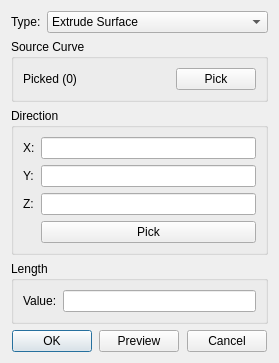
<?xml version="1.0" encoding="UTF-8"?>
<ui version="4.0">
 <class>SurfaceExtrudeInfoDialog</class>
 <widget class="QDialog" name="SurfaceExtrudeInfoDialog">
  <property name="geometry">
   <rect>
    <x>0</x>
    <y>0</y>
    <width>279</width>
    <height>331</height>
   </rect>
  </property>
  <property name="windowTitle">
   <string>Extrude Surface</string>
  </property>
  <layout class="QGridLayout" name="gridLayout_4">
   <item row="0" column="0">
    <widget class="QWidget" name="widget_2" native="true">
     <property name="sizePolicy">
      <sizepolicy hsizetype="Preferred" vsizetype="Fixed">
       <horstretch>0</horstretch>
       <verstretch>0</verstretch>
      </sizepolicy>
     </property>
     <layout class="QGridLayout" name="gridLayout_2">
      <property name="leftMargin">
       <number>0</number>
      </property>
      <property name="topMargin">
       <number>0</number>
      </property>
      <property name="rightMargin">
       <number>0</number>
      </property>
      <property name="bottomMargin">
       <number>0</number>
      </property>
      <item row="0" column="0">
       <widget class="QLabel" name="label">
        <property name="sizePolicy">
         <sizepolicy hsizetype="Fixed" vsizetype="Preferred">
          <horstretch>0</horstretch>
          <verstretch>0</verstretch>
         </sizepolicy>
        </property>
        <property name="text">
         <string>Type:</string>
        </property>
       </widget>
      </item>
      <item row="0" column="1">
       <widget class="QComboBox" name="comb_type">
        <item>
         <property name="text">
          <string>Extrude Surface</string>
         </property>
        </item>
       </widget>
      </item>
     </layout>
    </widget>
   </item>
   <item row="2" column="0">
    <widget class="QWidget" name="widget" native="true">
     <property name="sizePolicy">
      <sizepolicy hsizetype="Preferred" vsizetype="Fixed">
       <horstretch>0</horstretch>
       <verstretch>0</verstretch>
      </sizepolicy>
     </property>
     <layout class="QGridLayout" name="gridLayout_3">
      <property name="leftMargin">
       <number>0</number>
      </property>
      <property name="topMargin">
       <number>0</number>
      </property>
      <property name="rightMargin">
       <number>0</number>
      </property>
      <property name="bottomMargin">
       <number>0</number>
      </property>
      <item row="0" column="4">
       <spacer name="horizontalSpacer_3">
        <property name="orientation">
         <enum>Qt::Horizontal</enum>
        </property>
        <property name="sizeHint" stdset="0">
         <size>
          <width>40</width>
          <height>20</height>
         </size>
        </property>
       </spacer>
      </item>
      <item row="0" column="1">
       <widget class="QPushButton" name="pb_ok">
        <property name="text">
         <string>OK</string>
        </property>
       </widget>
      </item>
      <item row="0" column="3">
       <widget class="QPushButton" name="pb_preview">
        <property name="text">
         <string>Preview</string>
        </property>
       </widget>
      </item>
      <item row="0" column="5">
       <widget class="QPushButton" name="pb_cancel">
        <property name="text">
         <string>Cancel</string>
        </property>
       </widget>
      </item>
      <item row="0" column="2">
       <spacer name="horizontalSpacer_2">
        <property name="orientation">
         <enum>Qt::Horizontal</enum>
        </property>
        <property name="sizeHint" stdset="0">
         <size>
          <width>40</width>
          <height>20</height>
         </size>
        </property>
       </spacer>
      </item>
      <item row="0" column="0">
       <spacer name="horizontalSpacer">
        <property name="orientation">
         <enum>Qt::Horizontal</enum>
        </property>
        <property name="sizeHint" stdset="0">
         <size>
          <width>40</width>
          <height>20</height>
         </size>
        </property>
       </spacer>
      </item>
      <item row="0" column="6">
       <spacer name="horizontalSpacer_4">
        <property name="orientation">
         <enum>Qt::Horizontal</enum>
        </property>
        <property name="sizeHint" stdset="0">
         <size>
          <width>40</width>
          <height>20</height>
         </size>
        </property>
       </spacer>
      </item>
     </layout>
    </widget>
   </item>
   <item row="1" column="0">
    <widget class="QStackedWidget" name="stackedWidget">
     <widget class="QWidget" name="page">
      <layout class="QGridLayout" name="gridLayout">
       <property name="leftMargin">
        <number>0</number>
       </property>
       <property name="topMargin">
        <number>0</number>
       </property>
       <property name="rightMargin">
        <number>0</number>
       </property>
       <property name="bottomMargin">
        <number>0</number>
       </property>
       <item row="0" column="0">
        <widget class="QGroupBox" name="groupBox">
         <property name="sizePolicy">
          <sizepolicy hsizetype="Preferred" vsizetype="Fixed">
           <horstretch>0</horstretch>
           <verstretch>0</verstretch>
          </sizepolicy>
         </property>
         <property name="title">
          <string>Source Curve</string>
         </property>
         <layout class="QHBoxLayout" name="horizontalLayout_2">
          <item>
           <widget class="QLabel" name="lb_source">
            <property name="text">
             <string>Picked (0)</string>
            </property>
           </widget>
          </item>
          <item>
           <widget class="QPushButton" name="pb_selectsource">
            <property name="sizePolicy">
             <sizepolicy hsizetype="Fixed" vsizetype="Fixed">
              <horstretch>0</horstretch>
              <verstretch>0</verstretch>
             </sizepolicy>
            </property>
            <property name="text">
             <string>Pick</string>
            </property>
           </widget>
          </item>
         </layout>
        </widget>
       </item>
       <item row="3" column="0">
        <spacer name="verticalSpacer">
         <property name="orientation">
          <enum>Qt::Vertical</enum>
         </property>
         <property name="sizeHint" stdset="0">
          <size>
           <width>20</width>
           <height>40</height>
          </size>
         </property>
        </spacer>
       </item>
       <item row="1" column="0">
        <widget class="QGroupBox" name="groupBox_2">
         <property name="title">
          <string>Direction</string>
         </property>
         <layout class="QGridLayout" name="gridLayout_5">
          <item row="1" column="1">
           <widget class="Comp::FITKSciNotationLineEdit" name="le_vy"/>
          </item>
          <item row="2" column="0">
           <widget class="QLabel" name="label_9">
            <property name="text">
             <string>Z:</string>
            </property>
           </widget>
          </item>
          <item row="1" column="0">
           <widget class="QLabel" name="label_8">
            <property name="text">
             <string>Y:</string>
            </property>
           </widget>
          </item>
          <item row="2" column="1">
           <widget class="Comp::FITKSciNotationLineEdit" name="le_vz"/>
          </item>
          <item row="0" column="1">
           <widget class="Comp::FITKSciNotationLineEdit" name="le_vx"/>
          </item>
          <item row="0" column="0">
           <widget class="QLabel" name="label_7">
            <property name="text">
             <string>X:</string>
            </property>
           </widget>
          </item>
          <item row="3" column="1">
           <widget class="QPushButton" name="pb_pickdirection">
            <property name="text">
             <string>Pick</string>
            </property>
           </widget>
          </item>
         </layout>
        </widget>
       </item>
       <item row="2" column="0">
        <widget class="QGroupBox" name="groupBox_3">
         <property name="title">
          <string>Length</string>
         </property>
         <layout class="QGridLayout" name="gridLayout_6">
          <item row="0" column="1">
           <widget class="Comp::FITKSciNotationLineEdit" name="le_length"/>
          </item>
          <item row="0" column="0">
           <widget class="QLabel" name="label_2">
            <property name="text">
             <string>Value:</string>
            </property>
           </widget>
          </item>
         </layout>
        </widget>
       </item>
      </layout>
     </widget>
    </widget>
   </item>
  </layout>
 </widget>
 <customwidgets>
  <customwidget>
   <class>Comp::FITKSciNotationLineEdit</class>
   <extends>QLineEdit</extends>
   <header location="global">FITK_Component/FITKWidget/FITKSciNotationLineEdit.h</header>
  </customwidget>
 </customwidgets>
 <resources/>
 <connections/>
</ui>
